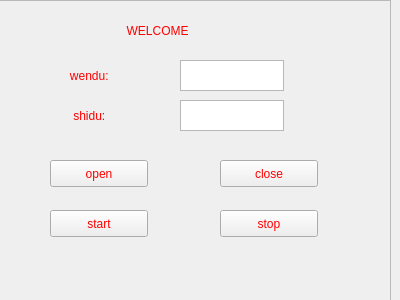
<?xml version="1.0" encoding="UTF-8"?>
<ui version="4.0">
 <class>Widget</class>
 <widget class="QWidget" name="Widget">
  <property name="geometry">
   <rect>
    <x>0</x>
    <y>0</y>
    <width>400</width>
    <height>300</height>
   </rect>
  </property>
  <property name="windowTitle">
   <string>Widget</string>
  </property>
  <widget class="QFrame" name="frame">
   <property name="geometry">
    <rect>
     <x>-10</x>
     <y>0</y>
     <width>401</width>
     <height>301</height>
    </rect>
   </property>
   <property name="autoFillBackground">
    <bool>false</bool>
   </property>
   <property name="styleSheet">
    <string notr="true"/>
   </property>
   <property name="frameShape">
    <enum>QFrame::StyledPanel</enum>
   </property>
   <property name="frameShadow">
    <enum>QFrame::Raised</enum>
   </property>
   <widget class="QPushButton" name="pushButton">
    <property name="geometry">
     <rect>
      <x>60</x>
      <y>160</y>
      <width>98</width>
      <height>27</height>
     </rect>
    </property>
    <property name="styleSheet">
     <string notr="true">font: 75 italic 14pt &quot;Ubuntu&quot;;
color: rgb(255, 0, 0);</string>
    </property>
    <property name="text">
     <string>open</string>
    </property>
   </widget>
   <widget class="QPushButton" name="pushButton_2">
    <property name="geometry">
     <rect>
      <x>230</x>
      <y>160</y>
      <width>98</width>
      <height>27</height>
     </rect>
    </property>
    <property name="autoFillBackground">
     <bool>false</bool>
    </property>
    <property name="styleSheet">
     <string notr="true">font: 75 italic 14pt &quot;Ubuntu&quot;;
color: rgb(255, 0, 0);</string>
    </property>
    <property name="text">
     <string>close</string>
    </property>
   </widget>
   <widget class="QLabel" name="label">
    <property name="geometry">
     <rect>
      <x>70</x>
      <y>60</y>
      <width>81</width>
      <height>31</height>
     </rect>
    </property>
    <property name="styleSheet">
     <string notr="true">font: 75 italic 14pt &quot;Ubuntu&quot;;
color: rgb(255, 0, 0);

</string>
    </property>
    <property name="text">
     <string>   wendu:</string>
    </property>
   </widget>
   <widget class="QLabel" name="label_2">
    <property name="geometry">
     <rect>
      <x>70</x>
      <y>100</y>
      <width>81</width>
      <height>31</height>
     </rect>
    </property>
    <property name="styleSheet">
     <string notr="true">color: rgb(255, 0, 0);
font: 75 italic 11pt &quot;Ubuntu&quot;;
font: 75 italic 14pt &quot;Ubuntu&quot;;</string>
    </property>
    <property name="text">
     <string>    shidu:</string>
    </property>
   </widget>
   <widget class="QTextEdit" name="textEdit">
    <property name="geometry">
     <rect>
      <x>190</x>
      <y>60</y>
      <width>104</width>
      <height>31</height>
     </rect>
    </property>
   </widget>
   <widget class="QTextEdit" name="textEdit_2">
    <property name="geometry">
     <rect>
      <x>190</x>
      <y>100</y>
      <width>104</width>
      <height>31</height>
     </rect>
    </property>
   </widget>
   <widget class="QPushButton" name="startthread_button">
    <property name="geometry">
     <rect>
      <x>60</x>
      <y>210</y>
      <width>98</width>
      <height>27</height>
     </rect>
    </property>
    <property name="styleSheet">
     <string notr="true">font: 75 italic 14pt &quot;Ubuntu&quot;;
color: rgb(255, 0, 0);</string>
    </property>
    <property name="text">
     <string>start</string>
    </property>
   </widget>
   <widget class="QPushButton" name="stopthread_button">
    <property name="geometry">
     <rect>
      <x>230</x>
      <y>210</y>
      <width>98</width>
      <height>27</height>
     </rect>
    </property>
    <property name="styleSheet">
     <string notr="true">font: 75 italic 14pt &quot;Ubuntu&quot;;
color: rgb(255, 0, 0);</string>
    </property>
    <property name="text">
     <string>stop</string>
    </property>
   </widget>
   <widget class="QLabel" name="label_3">
    <property name="geometry">
     <rect>
      <x>110</x>
      <y>10</y>
      <width>181</width>
      <height>41</height>
     </rect>
    </property>
    <property name="styleSheet">
     <string notr="true">color: rgb(255, 0, 0);
font: 75 11pt &quot;Ubuntu&quot;;
font: 75 italic 16pt &quot;Ubuntu&quot;;</string>
    </property>
    <property name="text">
     <string>        WELCOME</string>
    </property>
   </widget>
   <zorder>label</zorder>
   <zorder>pushButton_2</zorder>
   <zorder>pushButton</zorder>
   <zorder>label_2</zorder>
   <zorder>textEdit</zorder>
   <zorder>textEdit_2</zorder>
   <zorder>startthread_button</zorder>
   <zorder>stopthread_button</zorder>
   <zorder>label_3</zorder>
  </widget>
 </widget>
 <layoutdefault spacing="6" margin="11"/>
 <resources/>
 <connections/>
</ui>
